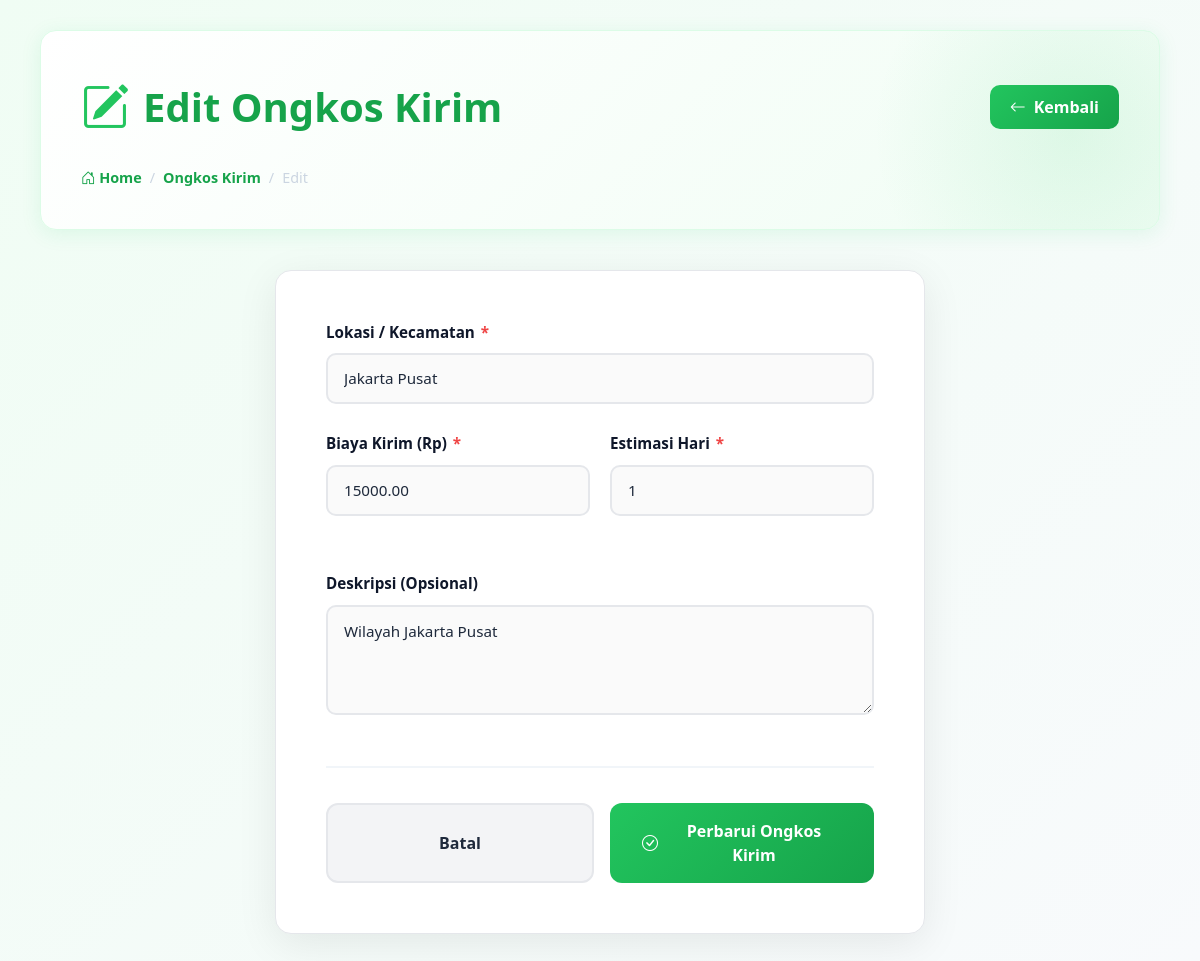
The page /admin/pages/ongkos-kirim/edit.php?id=1 (signed in) on the database its author committed.
### tables this page shows
CREATE TABLE IF NOT EXISTS `ongkos_kirim` (
  `id` int(11) NOT NULL AUTO_INCREMENT,
  `lokasi` varchar(100) NOT NULL UNIQUE,
  `biaya` decimal(10,2) NOT NULL,
  `deskripsi` text,
  `estimasi_hari` int(11) DEFAULT 1,
  `aktif` tinyint(1) DEFAULT 1,
  `created_at` timestamp NOT NULL DEFAULT CURRENT_TIMESTAMP,
  `updated_at` timestamp NOT NULL DEFAULT CURRENT_TIMESTAMP ON UPDATE CURRENT_TIMESTAMP,
  PRIMARY KEY (`id`),
  KEY `idx_aktif` (`aktif`)
);

### config/routes.php (called while the page is built)
<?php
return [
    'dashboard' => 'admin/pages/dashboard/dashboard.php',
    'login' => 'admin/login.php',
    'logout' => 'admin/logout.php',
    'kategori.index' => 'admin/pages/kategori/index.php',
    'kategori.create' => 'admin/pages/kategori/create.php',
    'kategori.edit' => 'admin/pages/kategori/edit.php',
    'kategori.delete' => 'admin/pages/kategori/delete.php',
    'ongkos-kirim.index' => 'admin/pages/ongkos-kirim/index.php',
    'ongkos-kirim.create' => 'admin/pages/ongkos-kirim/create.php',
    'ongkos-kirim.edit' => 'admin/pages/ongkos-kirim/edit.php',
    'ongkos-kirim.delete' => 'admin/pages/ongkos-kirim/delete.php',
    'voucher.index' => 'admin/pages/voucher/index.php',
    'voucher.create' => 'admin/pages/voucher/create.php',
    'voucher.edit' => 'admin/pages/voucher/edit.php',
    'voucher.delete' => 'admin/pages/voucher/delete.php',
    'products.index' => 'admin/pages/products/index.php',
    'products.create' => 'admin/pages/products/create.php',
    'products.edit' => 'admin/pages/products/edit.php',
    'products.delete' => 'admin/pages/products/delete.php',
    'products.reviews' => 'admin/pages/products/reviews.php',
    'transactions.index' => 'admin/pages/transactions/index.php',
    'transactions.detail' => 'admin/pages/transactions/detail.php',
    'transactions.invoice' => 'admin/pages/transactions/invoice.php',
    'review.index' => 'admin/messages/index.php',
];

### helpers/RouteHelper.php (called while the page is built, shortened)
<?php
function route($routeName, $params = [])
{
    static $routes = null;
    if ($routes === null) {
        $routes = require __DIR__ . '/../config/routes.php';
    }
    $path = $routes[$routeName];
    $basePath = '/sayur_mayur_app/';
    if (strpos($path, '/') !== 0) {
        $path = '/' . $path;
    }
    $path = $basePath . ltrim($path, '/');
    return $path;
}

### admin/pages/ongkos-kirim/edit.php (the view, shortened to what this page needs)
<?php
include '../../../config/koneksi.php';
require_once '../../../helpers/RouteHelper.php';
$id = (int)($_GET['id'] ?? 0);
$stmt = mysqli_prepare($conn, "SELECT * FROM ongkos_kirim WHERE id = ?");
mysqli_stmt_bind_param($stmt, "i", $id);
mysqli_stmt_execute($stmt);
$item = mysqli_fetch_assoc(mysqli_stmt_get_result($stmt));
?>
<!DOCTYPE html>
<html lang="id">
<head>
  <link href="https://cdn.jsdelivr.net/npm/bootstrap@5.3.3/dist/css/bootstrap.min.css" rel="stylesheet">
  <link rel="stylesheet" href="https://cdn.jsdelivr.net/npm/bootstrap-icons@1.11.0/font/bootstrap-icons.css">
</head>
<body>
  <div class="admin-main">
      <div class="admin-content">
        <div class="page-header">
          <div class="page-header-content">
            <div class="page-header-top">
              <div class="page-header-title">
                <i class="bi bi-pencil-square"></i>
                <h1>Edit Ongkos Kirim</h1>
              </div>
              <a href="<?= route('ongkos-kirim.index') ?>" class="back-btn-header">
                <i class="bi bi-arrow-left"></i> Kembali
              </a>
            </div>
            <nav class="page-breadcrumb">
              <a href="<?= route('dashboard') ?>"><i class="bi bi-house-door"></i> Home</a>
              <span>/</span>
              <a href="<?= route('ongkos-kirim.index') ?>">Ongkos Kirim</a>
              <span>/</span>
              <span>Edit</span>
            </nav>
          </div>
        </div>
        <div style="display: flex; justify-content: center; width: 100%;">
          <div class="form-card">
            <form method="POST">
              <div class="form-group">
                <label class="form-label">Lokasi / Kecamatan <span class="form-label-required">*</span></label>
                <input type="text" name="lokasi" class="form-input" value="<?= htmlspecialchars($item['lokasi']); ?>" required>
              </div>
              <div class="form-row">
                <div class="form-group">
                  <label class="form-label">Biaya Kirim (Rp) <span class="form-label-required">*</span></label>
                  <input type="number" name="biaya" class="form-input" value="<?= $item['biaya']; ?>" step="1000" min="0" required>
                </div>
                <div class="form-group">
                  <label class="form-label">Estimasi Hari <span class="form-label-required">*</span></label>
                  <input type="number" name="estimasi_hari" class="form-input" value="<?= $item['estimasi_hari']; ?>" min="1" required>
                </div>
              </div>
              <div class="form-group">
                <label class="form-label">Deskripsi (Opsional)</label>
                <textarea name="deskripsi" class="form-textarea"><?= htmlspecialchars($item['deskripsi'] ?? ''); ?></textarea>
              </div>
              <div class="form-actions">
                <a href="<?= route('ongkos-kirim.index') ?>" class="btn-cancel">Batal</a>
                <button type="submit" class="btn-submit">
                  <i class="bi bi-check-circle"></i> Perbarui Ongkos Kirim
                </button>
              </div>
            </form>
          </div>
        </div>
      </div>
  </div>
</body>
</html>

### admin/pages/ongkos-kirim/edit.php (style rules this page uses)
* { margin: 0; padding: 0; box-sizing: border-box; }
body { font-family: 'Segoe UI', Tahoma, Geneva, Verdana, sans-serif; background: linear-gradient(135deg, #f0fdf4 0%, #f8fafc 100%); min-height: 100vh; }
.admin-main { min-height: 100vh; display: flex; flex-direction: column; }
.admin-content { padding: 30px 40px; display: flex; flex-direction: column; flex: 1; width: 100%; }
.page-header { background: linear-gradient(135deg, #ffffff 0%, #f0fdf4 100%); border-radius: 16px; padding: 40px; margin-bottom: 40px; border: 1px solid #dcfce7; box-shadow: 0 4px 20px rgba(34, 197, 94, 0.1); position: relative; overflow: hidden; }
.page-header::before { content: ''; position: absolute; top: -50%; right: -10%; width: 400px; height: 400px; background: radial-gradient(circle, rgba(34, 197, 94, 0.1) 0%, transparent 70%); border-radius: 50%; }
.page-header-content { position: relative; z-index: 1; }
.page-header-top { display: flex; align-items: center; justify-content: space-between; margin-bottom: 24px; }
.page-header-title { display: flex; align-items: center; gap: 14px; }
.page-header-title h1 { font-size: 2.5rem; font-weight: 900; color: #16a34a; margin: 0; }
.page-header-title i { font-size: 3rem; color: #22c55e; }
.page-breadcrumb { display: flex; align-items: center; gap: 8px; color: #64748b; font-size: 0.9rem; }
.page-breadcrumb a { color: #16a34a; text-decoration: none; font-weight: 600; }
.page-breadcrumb span { color: #cbd5e1; }
.back-btn-header { display: inline-flex; align-items: center; gap: 8px; padding: 10px 20px; background: linear-gradient(135deg, #22c55e 0%, #16a34a 100%); color: white; border-radius: 10px; text-decoration: none; font-weight: 600; }
.form-card { background: white; border-radius: 16px; padding: 50px; box-shadow: 0 10px 40px rgba(0, 0, 0, 0.08); border: 1px solid #e5e7eb; max-width: 650px; width: 100%; margin: 0 auto; }
.form-group { margin-bottom: 28px; }
.form-row { display: grid; grid-template-columns: repeat(2, 1fr); gap: 20px; margin-bottom: 28px; }
.form-label { font-weight: 700; color: #0f172a; margin-bottom: 10px; display: flex; align-items: center; gap: 6px; font-size: 0.95rem; }
.form-label-required { color: #ef4444; font-weight: 900; }
.form-input, .form-textarea { width: 100%; padding: 12px 16px; border: 2px solid #e5e7eb; border-radius: 10px; font-size: 0.95rem; font-family: inherit; background: #fafafa; color: #1e293b; }
.form-textarea { resize: vertical; min-height: 110px; line-height: 1.6; }
.form-actions { display: flex; gap: 16px; margin-top: 45px; padding-top: 35px; border-top: 2px solid #f1f5f9; }
.btn-submit { flex: 1; padding: 16px 32px; background: linear-gradient(135deg, #22c55e 0%, #16a34a 100%); color: white; border: none; border-radius: 12px; font-weight: 700; font-size: 1rem; cursor: pointer; display: flex; align-items: center; justify-content: center; gap: 8px; }
.btn-cancel { flex: 1; padding: 16px 32px; background: #f3f4f6; color: #1e293b; border: 2px solid #e5e7eb; border-radius: 12px; font-weight: 700; font-size: 1rem; cursor: pointer; text-decoration: none; display: flex; align-items: center; justify-content: center; }

### rows shown on the page
ongkos_kirim: lokasi "Jakarta Pusat", biaya "15000.00", estimasi_hari "1", deskripsi "Wilayah Jakarta Pusat"
